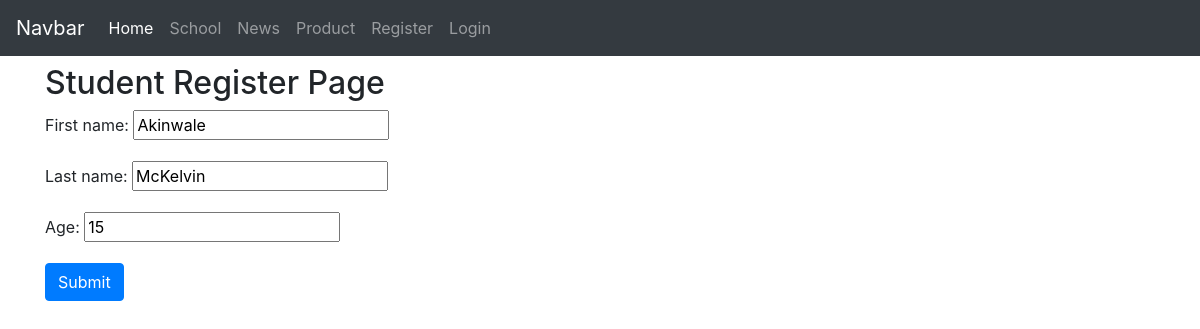
Page /schools/student/1/update/ on the committed database.
### school/models.py (models this page shows, shortened)
class Student(models.Model):
    first_name = models.CharField(max_length=50)
    last_name = models.CharField(max_length=50)
    age = models.IntegerField()

### school/views.py (the view)
# urls.py: path('student/<int:pk>/update/', StudentUpdateView.as_view(), name='student_update'),
class StudentUpdateView(UpdateView):
    model = Student
    fields = ['first_name', 'last_name', 'age']

### school/templates/school/student_form.html (shortened to what this page needs)
{% extends 'base.html' %}
{% block content %}
    <h2>Student Register Page</h2>
 <form method="POST" action=""> {% csrf_token %}
  <div class="form-group">
   {{ form.as_p }}
  </div>
  <button type="submit" class="btn btn-primary">Submit</button>
</form>
{% endblock  %}

### rows in the picture
Student: first_name "Akinwale", last_name "McKelvin", age "15"
